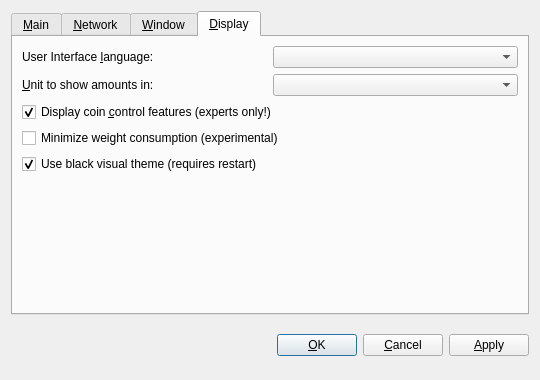
<?xml version="1.0" encoding="UTF-8"?>
<ui version="4.0">
 <class>OptionsDialog</class>
 <widget class="QDialog" name="OptionsDialog">
  <property name="geometry">
   <rect>
    <x>0</x>
    <y>0</y>
    <width>540</width>
    <height>380</height>
   </rect>
  </property>
  <property name="windowTitle">
   <string>Options</string>
  </property>
  <property name="modal">
   <bool>true</bool>
  </property>
  <layout class="QVBoxLayout" name="verticalLayout">
   <item>
    <widget class="QTabWidget" name="tabWidget">
     <property name="tabPosition">
      <enum>QTabWidget::North</enum>
     </property>
     <property name="currentIndex">
      <number>3</number>
     </property>
     <widget class="QWidget" name="tabMain">
      <attribute name="title">
       <string>&amp;Main</string>
      </attribute>
      <layout class="QVBoxLayout" name="verticalLayout_Main">
       <item>
        <widget class="QLabel" name="transactionFeeInfoLabel">
         <property name="text">
          <string>Optional transaction fee per kB that helps make sure your transactions are processed quickly. Most transactions are 1 kB. Fee 0.001 recommended.</string>
         </property>
         <property name="textFormat">
          <enum>Qt::PlainText</enum>
         </property>
         <property name="wordWrap">
          <bool>true</bool>
         </property>
        </widget>
       </item>
       <item>
        <layout class="QHBoxLayout" name="horizontalLayoutFee">
         <item>
          <widget class="QLabel" name="transactionFeeLabel">
           <property name="text">
            <string>Pay transaction &amp;fee</string>
           </property>
           <property name="textFormat">
            <enum>Qt::PlainText</enum>
           </property>
           <property name="buddy">
            <cstring>transactionFee</cstring>
           </property>
          </widget>
         </item>
         <item>
          <widget class="BitcoinAmountField" name="transactionFee"/>
         </item>
         <item>
          <spacer name="horizontalSpacerFee">
           <property name="orientation">
            <enum>Qt::Horizontal</enum>
           </property>
           <property name="sizeHint" stdset="0">
            <size>
             <width>40</width>
             <height>20</height>
            </size>
           </property>
          </spacer>
         </item>
        </layout>
       </item>
       <item>
        <widget class="QLabel" name="reserveBalanceInfoLabel">
         <property name="text">
          <string>Reserved amount does not participate in staking and is therefore spendable at any time.</string>
         </property>
         <property name="textFormat">
          <enum>Qt::PlainText</enum>
         </property>
         <property name="wordWrap">
          <bool>true</bool>
         </property>
        </widget>
       </item>
       <item>
        <layout class="QHBoxLayout" name="horizontalLayoutReserveBalance">
         <item>
          <widget class="QLabel" name="reserveBalanceLabel">
           <property name="text">
            <string>Reserve</string>
           </property>
           <property name="textFormat">
            <enum>Qt::PlainText</enum>
           </property>
           <property name="buddy">
            <cstring>reserveBalance</cstring>
           </property>
          </widget>
         </item>
         <item>
          <widget class="BitcoinAmountField" name="reserveBalance"/>
         </item>
         <item>
          <spacer name="horizontalSpacerReserveBalance">
           <property name="orientation">
            <enum>Qt::Horizontal</enum>
           </property>
           <property name="sizeHint" stdset="0">
            <size>
             <width>40</width>
             <height>20</height>
            </size>
           </property>
          </spacer>
         </item>
        </layout>
       </item>
       <item>
        <widget class="QCheckBox" name="bitcoinAtStartup">
         <property name="toolTip">
          <string>Automatically start eMark Core after logging in to the system.</string>
         </property>
         <property name="text">
          <string>&amp;Start eMark Core on system login</string>
         </property>
        </widget>
       </item>
       <item>
        <spacer name="verticalSpacer_Main">
         <property name="orientation">
          <enum>Qt::Vertical</enum>
         </property>
         <property name="sizeHint" stdset="0">
          <size>
           <width>20</width>
           <height>40</height>
          </size>
         </property>
        </spacer>
       </item>
      </layout>
     </widget>
     <widget class="QWidget" name="tabNetwork">
      <attribute name="title">
       <string>&amp;Network</string>
      </attribute>
      <layout class="QVBoxLayout" name="verticalLayout_Network">
       <item>
        <widget class="QCheckBox" name="mapPortUpnp">
         <property name="toolTip">
          <string>Automatically open the eMark client port on the router. This only works when your router supports UPnP and it is enabled.</string>
         </property>
         <property name="text">
          <string>Map port using &amp;UPnP</string>
         </property>
        </widget>
       </item>
       <item>
        <widget class="QCheckBox" name="connectSocks">
         <property name="toolTip">
          <string>Connect to the eMark network through a SOCKS proxy (e.g. when connecting through Tor).</string>
         </property>
         <property name="text">
          <string>&amp;Connect through SOCKS proxy:</string>
         </property>
        </widget>
       </item>
       <item>
        <layout class="QHBoxLayout" name="horizontalLayout_Network">
         <item>
          <widget class="QLabel" name="proxyIpLabel">
           <property name="text">
            <string>Proxy &amp;IP:</string>
           </property>
           <property name="textFormat">
            <enum>Qt::PlainText</enum>
           </property>
           <property name="buddy">
            <cstring>proxyIp</cstring>
           </property>
          </widget>
         </item>
         <item>
          <widget class="QValidatedLineEdit" name="proxyIp">
           <property name="maximumSize">
            <size>
             <width>140</width>
             <height>16777215</height>
            </size>
           </property>
           <property name="toolTip">
            <string>IP address of the proxy (e.g. 127.0.0.1)</string>
           </property>
          </widget>
         </item>
         <item>
          <widget class="QLabel" name="proxyPortLabel">
           <property name="text">
            <string>&amp;Port:</string>
           </property>
           <property name="textFormat">
            <enum>Qt::PlainText</enum>
           </property>
           <property name="buddy">
            <cstring>proxyPort</cstring>
           </property>
          </widget>
         </item>
         <item>
          <widget class="QLineEdit" name="proxyPort">
           <property name="maximumSize">
            <size>
             <width>55</width>
             <height>16777215</height>
            </size>
           </property>
           <property name="toolTip">
            <string>Port of the proxy (e.g. 9050)</string>
           </property>
          </widget>
         </item>
         <item>
          <spacer name="horizontalSpacer_Network">
           <property name="orientation">
            <enum>Qt::Horizontal</enum>
           </property>
           <property name="sizeHint" stdset="0">
            <size>
             <width>40</width>
             <height>20</height>
            </size>
           </property>
          </spacer>
         </item>
        </layout>
       </item>
       <item>
        <spacer name="verticalSpacer_Network">
         <property name="orientation">
          <enum>Qt::Vertical</enum>
         </property>
         <property name="sizeHint" stdset="0">
          <size>
           <width>20</width>
           <height>40</height>
          </size>
         </property>
        </spacer>
       </item>
      </layout>
     </widget>
     <widget class="QWidget" name="tabWindow">
      <attribute name="title">
       <string>&amp;Window</string>
      </attribute>
      <layout class="QVBoxLayout" name="verticalLayout_Window">
       <item>
        <widget class="QCheckBox" name="minimizeToTray">
         <property name="toolTip">
          <string>Show only a tray icon after minimizing the window.</string>
         </property>
         <property name="text">
          <string>&amp;Minimize to the tray instead of the taskbar</string>
         </property>
        </widget>
       </item>
       <item>
        <widget class="QCheckBox" name="minimizeOnClose">
         <property name="toolTip">
          <string>Minimize instead of exit the application when the window is closed. When this option is enabled, the application will be closed only after selecting Quit in the menu.</string>
         </property>
         <property name="text">
          <string>M&amp;inimize on close</string>
         </property>
        </widget>
       </item>
       <item>
        <spacer name="verticalSpacer_Window">
         <property name="orientation">
          <enum>Qt::Vertical</enum>
         </property>
         <property name="sizeHint" stdset="0">
          <size>
           <width>20</width>
           <height>40</height>
          </size>
         </property>
        </spacer>
       </item>
      </layout>
     </widget>
     <widget class="QWidget" name="tabDisplay">
      <attribute name="title">
       <string>&amp;Display</string>
      </attribute>
      <layout class="QVBoxLayout" name="verticalLayout_Display">
       <item>
        <layout class="QHBoxLayout" name="horizontalLayout_1_Display">
         <item>
          <widget class="QLabel" name="langLabel">
           <property name="text">
            <string>User Interface &amp;language:</string>
           </property>
           <property name="textFormat">
            <enum>Qt::PlainText</enum>
           </property>
           <property name="buddy">
            <cstring>lang</cstring>
           </property>
          </widget>
         </item>
         <item>
          <widget class="QValueComboBox" name="lang">
           <property name="toolTip">
            <string>The user interface language can be set here. This setting will take effect after restarting eMark Core.</string>
           </property>
          </widget>
         </item>
        </layout>
       </item>
       <item>
        <layout class="QHBoxLayout" name="horizontalLayout_2_Display">
         <item>
          <widget class="QLabel" name="unitLabel">
           <property name="text">
            <string>&amp;Unit to show amounts in:</string>
           </property>
           <property name="textFormat">
            <enum>Qt::PlainText</enum>
           </property>
           <property name="buddy">
            <cstring>unit</cstring>
           </property>
          </widget>
         </item>
         <item>
          <widget class="QValueComboBox" name="unit">
           <property name="toolTip">
            <string>Choose the default subdivision unit to show in the interface and when sending coins.</string>
           </property>
          </widget>
         </item>
        </layout>
       </item>
       <item>
        <widget class="QCheckBox" name="coinControlFeatures">
         <property name="toolTip">
          <string>Whether to show coin control features or not.</string>
         </property>
         <property name="text">
          <string>Display coin &amp;control features (experts only!)</string>
         </property>
         <property name="checked">
          <bool>true</bool>
         </property>
        </widget>
       </item>
       <item>
        <widget class="QCheckBox" name="minimizeCoinAge">
         <property name="toolTip">
          <string>Whether to select the coin outputs randomly or with minimal coin age.</string>
         </property>
         <property name="text">
          <string>Minimize weight consumption (experimental)</string>
         </property>
        </widget>
       </item>
       <item>
        <widget class="QCheckBox" name="useBlackTheme">
         <property name="text">
          <string>Use black visual theme (requires restart)</string>
         </property>
         <property name="checked">
          <bool>true</bool>
         </property>
        </widget>
       </item>
       <item>
        <spacer name="verticalSpacer_Display">
         <property name="orientation">
          <enum>Qt::Vertical</enum>
         </property>
         <property name="sizeHint" stdset="0">
          <size>
           <width>20</width>
           <height>40</height>
          </size>
         </property>
        </spacer>
       </item>
      </layout>
     </widget>
    </widget>
   </item>
   <item>
    <layout class="QHBoxLayout" name="horizontalLayout_Buttons">
     <item>
      <spacer name="horizontalSpacer_1">
       <property name="orientation">
        <enum>Qt::Horizontal</enum>
       </property>
       <property name="sizeHint" stdset="0">
        <size>
         <width>40</width>
         <height>48</height>
        </size>
       </property>
      </spacer>
     </item>
     <item>
      <widget class="QLabel" name="statusLabel">
       <property name="font">
        <font>
         <weight>75</weight>
         <bold>true</bold>
        </font>
       </property>
       <property name="text">
        <string/>
       </property>
       <property name="textFormat">
        <enum>Qt::PlainText</enum>
       </property>
       <property name="wordWrap">
        <bool>true</bool>
       </property>
      </widget>
     </item>
     <item>
      <spacer name="horizontalSpacer_2">
       <property name="orientation">
        <enum>Qt::Horizontal</enum>
       </property>
       <property name="sizeHint" stdset="0">
        <size>
         <width>40</width>
         <height>48</height>
        </size>
       </property>
      </spacer>
     </item>
     <item>
      <widget class="QPushButton" name="okButton">
       <property name="text">
        <string>&amp;OK</string>
       </property>
      </widget>
     </item>
     <item>
      <widget class="QPushButton" name="cancelButton">
       <property name="text">
        <string>&amp;Cancel</string>
       </property>
       <property name="autoDefault">
        <bool>false</bool>
       </property>
      </widget>
     </item>
     <item>
      <widget class="QPushButton" name="applyButton">
       <property name="text">
        <string>&amp;Apply</string>
       </property>
       <property name="autoDefault">
        <bool>false</bool>
       </property>
      </widget>
     </item>
    </layout>
   </item>
  </layout>
 </widget>
 <customwidgets>
  <customwidget>
   <class>BitcoinAmountField</class>
   <extends>QSpinBox</extends>
   <header>bitcoinamountfield.h</header>
  </customwidget>
  <customwidget>
   <class>QValueComboBox</class>
   <extends>QComboBox</extends>
   <header>qvaluecombobox.h</header>
  </customwidget>
  <customwidget>
   <class>QValidatedLineEdit</class>
   <extends>QLineEdit</extends>
   <header>qvalidatedlineedit.h</header>
  </customwidget>
 </customwidgets>
 <resources/>
 <connections/>
</ui>
